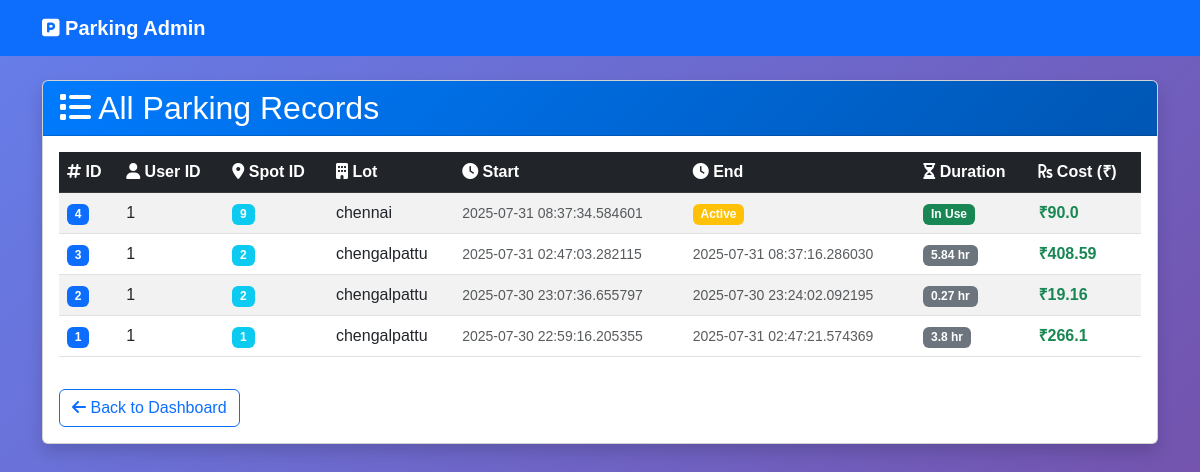
Screenshot of /admin/reservations with the database file from the repository.
### models/model.py (models this page shows)
class Reservation(db.Model):
    id = db.Column(db.Integer, primary_key=True)
    spot_id = db.Column(db.Integer, db.ForeignKey('parking_spot.id'), nullable=False)
    user_id = db.Column(db.Integer, db.ForeignKey('user.id'), nullable=False)
    parking_timestamp = db.Column(db.DateTime, default=datetime.utcnow)
    leaving_timestamp = db.Column(db.DateTime, nullable=True)
    parking_cost = db.Column(db.Float)

class ParkingLot(db.Model):
    id = db.Column(db.Integer, primary_key=True)
    prime_location_name = db.Column(db.String(100), nullable=False)
    price_per_hour = db.Column(db.Float, nullable=False)
    address = db.Column(db.String(200))
    pin_code = db.Column(db.String(10))
    maximum_number_of_spots = db.Column(db.Integer, nullable=False)
    spots = db.relationship('ParkingSpot', backref='lot', cascade='all, delete', lazy=True)

### controllers/admin_routes.py (the view)
    @app.route("/admin/reservations")
    def all_reservations():
        reservations = Reservation.query.order_by(Reservation.parking_timestamp.desc()).all()
        return render_template("all_reservations.html", reservations=reservations)

### templates/all_reservations.html (shortened to what this page needs)
<!DOCTYPE html>
<html>
<head>
    <link href="https://cdn.jsdelivr.net/npm/bootstrap@5.3.0/dist/css/bootstrap.min.css" rel="stylesheet">
    <link href="https://cdnjs.cloudflare.com/ajax/libs/font-awesome/6.0.0/css/all.min.css" rel="stylesheet">
    <link href="{{ url_for('static', filename='css/styles.css') }}" rel="stylesheet">
</head>
<body>
    <nav class="navbar navbar-expand-lg navbar-dark bg-primary mb-4">
        <div class="container">
            <a class="navbar-brand" href="/admin">
                <i class="fas fa-parking"></i> Parking Admin
            </a>
        </div>
    </nav>
    <div class="container mb-5">
        <div class="card shadow">
            <div class="card-header">
                <h2 class="mb-0"><i class="fas fa-list"></i> All Parking Records</h2>
            </div>
            <div class="card-body">
                <div class="table-responsive">
                    <table class="table table-striped table-hover">
                        <thead class="table-dark">
                            <tr>
                                <th><i class="fas fa-hashtag"></i> ID</th>
                                <th><i class="fas fa-user"></i> User ID</th>
                                <th><i class="fas fa-map-marker-alt"></i> Spot ID</th>
                                <th><i class="fas fa-building"></i> Lot</th>
                                <th><i class="fas fa-clock"></i> Start</th>
                                <th><i class="fas fa-clock"></i> End</th>
                                <th><i class="fas fa-hourglass-half"></i> Duration</th>
                                <th><i class="fas fa-rupee-sign"></i> Cost (₹)</th>
                            </tr>
                        </thead>
                        <tbody>
                            {% for r in reservations %}
                            <tr>
                                <td><span class="badge bg-primary">{{ r.id }}</span></td>
                                <td>{{ r.user_id }}</td>
                                <td><span class="badge bg-info">{{ r.spot_id }}</span></td>
                                <td>{{ r.spot.lot.prime_location_name }}</td>
                                <td><small class="text-muted">{{ r.parking_timestamp }}</small></td>
                                <td>
                                    {% if r.leaving_timestamp %}
                                        <small class="text-muted">{{ r.leaving_timestamp }}</small>
                                    {% else %}
                                        <span class="badge bg-warning">Active</span>
                                    {% endif %}
                                </td>
                                <td>
                                    {% if r.leaving_timestamp %}
                                        {% set duration = (r.leaving_timestamp - r.parking_timestamp).total_seconds() / 3600 %}
                                        <span class="badge bg-secondary">{{ duration|round(2) }} hr</span>
                                    {% else %}
                                        <span class="badge bg-success">In Use</span>
                                    {% endif %}
                                </td>
                                <td>
                                    {% if r.parking_cost %}
                                        <strong class="text-success">₹{{ r.parking_cost }}</strong>
                                    {% else %}
                                        <span class="text-muted">-</span>
                                    {% endif %}
                                </td>
                            </tr>
                            {% endfor %}
                        </tbody>
                    </table>
                </div>
                <div class="mt-3">
                    <a href="/admin" class="btn btn-outline-primary">
                        <i class="fas fa-arrow-left"></i> Back to Dashboard
                    </a>
                </div>
            </div>
        </div>
    </div>
</body>
</html>

### static/styles.css (style rules this page uses)
body { background: linear-gradient(135deg, #667eea 0%, #764ba2 100%); min-height: 100vh; font-family: 'Arial', sans-serif; }
.navbar-brand { font-weight: bold; }
.card-header { background: linear-gradient(135deg, #007bff, #0056b3); color: white; }

### rows the page displays
Reservation: id "4", user_id "1", spot_id "9", spot.lot.prime_location_name "chennai", parking_timestamp "2025-07-31 08:37:34.584601", shows "Active", shows "In Use", parking_cost "90.0"
Reservation: id "3", user_id "1", spot_id "2", spot.lot.prime_location_name "chengalpattu", parking_timestamp "2025-07-31 02:47:03.282115", leaving_timestamp "2025-07-31 08:37:16.286030", duration "5.84", parking_cost "408.59"
Reservation: id "2", user_id "1", spot_id "2", spot.lot.prime_location_name "chengalpattu", parking_timestamp "2025-07-30 23:07:36.655797", leaving_timestamp "2025-07-30 23:24:02.092195", duration "0.27", parking_cost "19.16"
Reservation: id "1", user_id "1", spot_id "1", spot.lot.prime_location_name "chengalpattu", parking_timestamp "2025-07-30 22:59:16.205355", leaving_timestamp "2025-07-31 02:47:21.574369", duration "3.8", parking_cost "266.1"
